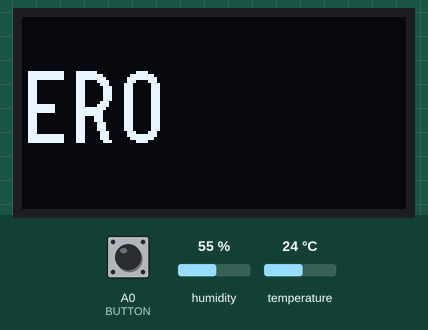
The sketch below on a simulated Arduino Uno, built with avr-gcc and run on an emulated ATmega328P. Shown: 128×64 one-colour display. Inputs (shaded band) come from the test bench; at power-on: A0 (BUTTON) HIGH, humidity 55 %, temperature 24 °C.

Above: at 2.2 s.
2.3 s: A0 (BUTTON) pulled LOW for 1 s
At 3.7 s:
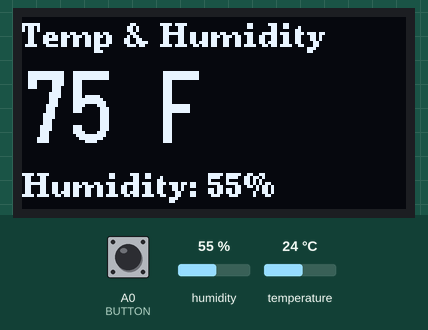
4.8 s: humidity set to 22 %
At 7.3 s:
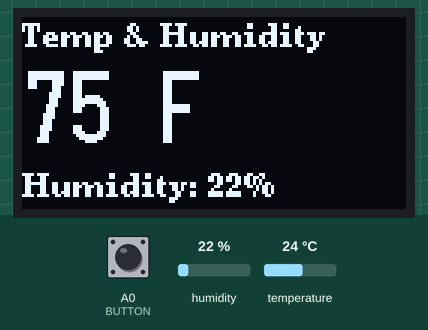
8.1 s: temperature set to 12 °C
At 11.6 s:
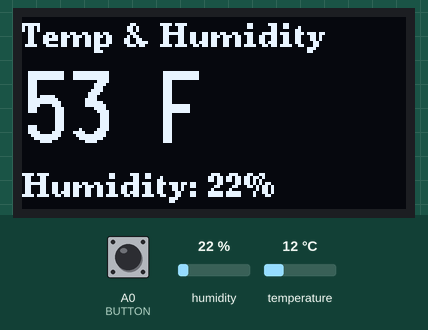
12.1 s: A0 (BUTTON) pulled LOW for 1 s
At 13.7 s:
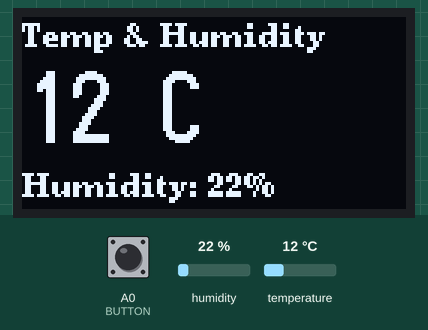
14.6 s: humidity set to 40 %
At 17.5 s:
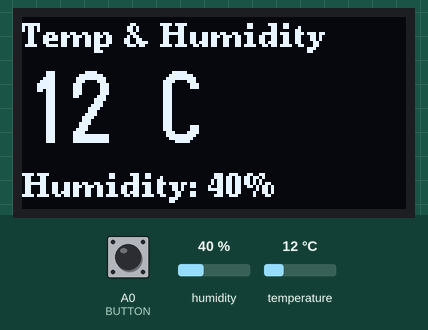
18.1 s: temperature set to 19 °C
At 21.8 s:
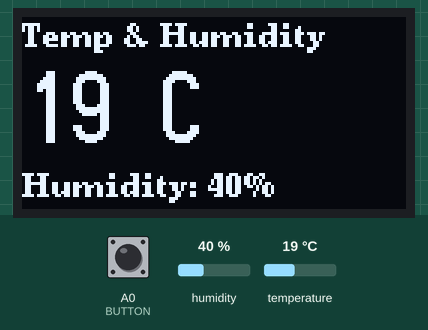
Timing chart, 0 to 23.1 s (numbered marks = the images above; inputs shaded):
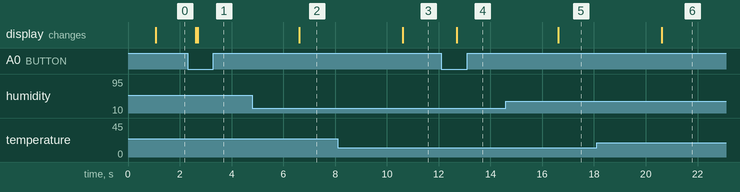

Measured:
- after the input at 2.3 s, the display: first differs from a run without the input after 0.39 s (image 1)
- after the input at 4.8 s, the display: changes after 1.8 s (image 2)
- after the input at 8.1 s, the display: changes after 2.5 s (image 3)
- after the input at 12.1 s, the display: changes after 0.59 s (image 4)
- after the input at 14.6 s, the display: changes after 2.0 s (image 5)
- after the input at 18.1 s, the display: changes after 2.5 s (image 6)

The sketch:

lab2_lcd_dht11.ino
```cpp
/*
Alexander Gruden
University of Vermont
CMPE 3990A: Microcontrollers2
Lab 2
16 September 2026
The purpose of this program is to have a polling approach to read a temp and to detect if a button is pressed.
If there is a button pressed, the program will change the readings from C to F and print it on the LCD screen.
*/

#include <U8g2lib.h>
#include <DHT11.h>
#include <Wire.h>

constexpr uint8_t BUTTON = A0;
constexpr bool BUTTON_PRESSED = LOW;
constexpr bool BUTTON_RELEASED = HIGH;
constexpr uint8_t DHT_PIN = A1;

DHT11 dht11(DHT_PIN);

//Constructor handles Screen with i2c on A4 A5 pins
U8G2_SH1106_128X64_NONAME_F_HW_I2C u8g2(U8G2_R0, /* reset=*/ U8X8_PIN_NONE);

// ----------STATES---------

// Information state
bool useFahrenheit = false; // false = celsius, true = fahrenheit
bool displayDirty = true; // Need to redraw screen? if yes then do so once at the start of the loop
char tempLabel = 'C'; // Temperature label printed on the lcd (C or F)

// Button state
bool lastButtonReading = HIGH; // pull-up: released = HIGH
unsigned long lastPressTime = 0; // When last press was
const unsigned long lockoutMs = 40; // Ignore futher presses for this duration (bounce guard)

// Sensor read timing
unsigned long lastReadTime = 0;
const unsigned long readInterval = 2000; // ms

// Last readings
int lastTempC = 0;
int lastHumidity = 0;
int displayTemp = 0;
bool validReading = false; //Flag if the reading was bad
int result = 0;

void setup() {
  Serial.begin(9600);
  u8g2.begin(); // Initialize LCD

  pinMode(BUTTON, INPUT_PULLUP);

  delay(1000);
}

void handleButton() {
  // Read difference from last pressed and determine if its earlier than lockout time
  // Trigger the change when button goes from high to low
  bool readButton = digitalRead(BUTTON);

  if ((millis() - lastPressTime) > lockoutMs) {
    if (readButton == BUTTON_PRESSED && lastButtonReading == BUTTON_RELEASED) {
      useFahrenheit = !useFahrenheit; // Switch to the opposite of what is current stored in variable.
      displayDirty = true; //Flag for update
      lastPressTime = millis(); // Update current time
    }
  }
  lastButtonReading = readButton; // Update the button with the current readings
}

void readSensor() {
  // Read temp
  if ((millis() - lastReadTime) > readInterval) {
    lastReadTime = millis();

    result = dht11.readTemperatureHumidity(lastTempC, lastHumidity);

      //Sanitize the readings and flag accordingly
    if (result == 0) {
          validReading = true;
          displayDirty = true;
    }
    else {
          validReading = false;
          displayDirty = true;
    }
  }
}
void updateDisplay() {
  // Check if the display needs updating, if not control flow skips all updatinug logic
  if (displayDirty) {
    // Temperature conversion logic
    if (useFahrenheit) {
      displayTemp = (lastTempC * 9 / 5) + 32;
      tempLabel = 'F';
    }
    else {
      displayTemp = lastTempC;
      tempLabel = 'C';
    }
    u8g2.clearBuffer();					// clear the internal memory

    if (validReading) {
      u8g2.setFont(u8g2_font_ncenB08_tr); // smaller font
      u8g2.setCursor(0, 10);
      u8g2.print("Temp & Humidity");

      u8g2.setFont(u8g2_font_logisoso24_tf); // larger font for readability
      u8g2.setCursor(0, 42);
      u8g2.print(displayTemp);
      u8g2.setCursor(45, 42);
      u8g2.print(tempLabel);

      u8g2.setFont(u8g2_font_ncenB08_tr); // reset to smaller font
      u8g2.setCursor(0, 60);
      u8g2.print("Humidity: ");
      u8g2.print(lastHumidity);
      u8g2.print("%");
    }
    else {
      // Print Error if temp reading is bad
      u8g2.setFont(u8g2_font_logisoso24_tf);
      u8g2.setCursor(0, 42);
      u8g2.print("ER");
      u8g2.print(result);
    }
    u8g2.sendBuffer(); // transfer internal memory to the display
    displayDirty = false;
  }
}

void loop() {
  handleButton();
  readSensor();
  updateDisplay();
}
```
